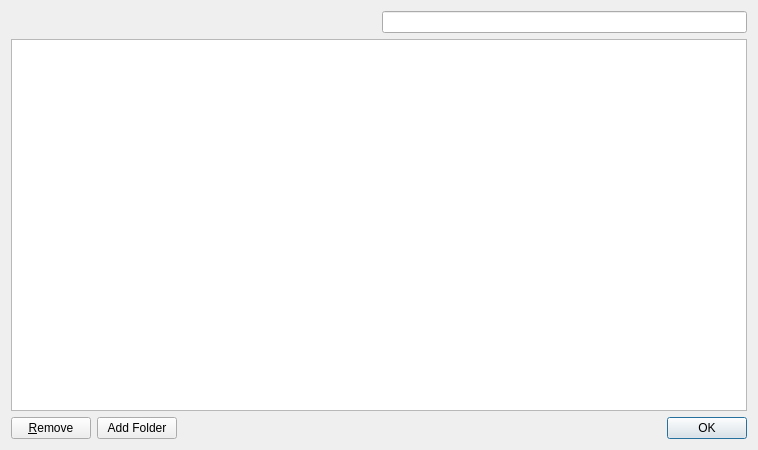
<?xml version="1.0" encoding="UTF-8"?>
<ui version="4.0">
 <class>BookmarksDialog</class>
 <widget class="QDialog" name="BookmarksDialog" >
  <property name="geometry" >
   <rect>
    <x>0</x>
    <y>0</y>
    <width>758</width>
    <height>450</height>
   </rect>
  </property>
  <property name="windowTitle" >
   <string>Bookmarks</string>
  </property>
  <layout class="QGridLayout" name="gridLayout" >
   <item row="0" column="0" >
    <spacer>
     <property name="orientation" >
      <enum>Qt::Horizontal</enum>
     </property>
     <property name="sizeHint" stdset="0" >
      <size>
       <width>252</width>
       <height>20</height>
      </size>
     </property>
    </spacer>
   </item>
   <item row="0" column="1" >
    <widget class="SearchLineEdit" name="search" />
   </item>
   <item row="1" column="0" colspan="2" >
    <widget class="EditTreeView" name="tree" />
   </item>
   <item row="2" column="0" colspan="2" >
    <layout class="QHBoxLayout" >
     <item>
      <widget class="QPushButton" name="removeButton" >
       <property name="text" >
        <string>&amp;Remove</string>
       </property>
      </widget>
     </item>
     <item>
      <widget class="QPushButton" name="addFolderButton" >
       <property name="text" >
        <string>Add Folder</string>
       </property>
      </widget>
     </item>
     <item>
      <spacer>
       <property name="orientation" >
        <enum>Qt::Horizontal</enum>
       </property>
       <property name="sizeHint" stdset="0" >
        <size>
         <width>40</width>
         <height>20</height>
        </size>
       </property>
      </spacer>
     </item>
     <item>
      <widget class="QDialogButtonBox" name="buttonBox" >
       <property name="standardButtons" >
        <set>QDialogButtonBox::Ok</set>
       </property>
      </widget>
     </item>
    </layout>
   </item>
  </layout>
 </widget>
 <customwidgets>
  <customwidget>
   <class>SearchLineEdit</class>
   <extends>QLineEdit</extends>
   <header>browser/searchlineedit.h</header>
  </customwidget>
  <customwidget>
   <class>EditTreeView</class>
   <extends>QTreeView</extends>
   <header>browser/edittreeview.h</header>
  </customwidget>
 </customwidgets>
 <resources/>
 <connections>
  <connection>
   <sender>buttonBox</sender>
   <signal>accepted()</signal>
   <receiver>BookmarksDialog</receiver>
   <slot>accept()</slot>
   <hints>
    <hint type="sourcelabel" >
     <x>472</x>
     <y>329</y>
    </hint>
    <hint type="destinationlabel" >
     <x>461</x>
     <y>356</y>
    </hint>
   </hints>
  </connection>
 </connections>
</ui>
